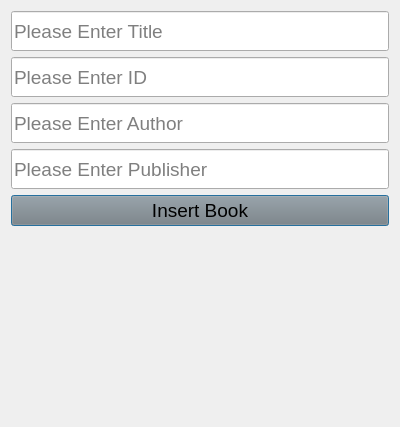
<?xml version="1.0" encoding="UTF-8"?>
<ui version="4.0">
 <class>Dialog</class>
 <widget class="QDialog" name="Dialog">
  <property name="geometry">
   <rect>
    <x>0</x>
    <y>0</y>
    <width>400</width>
    <height>427</height>
   </rect>
  </property>
  <property name="windowTitle">
   <string>Dialog</string>
  </property>
  <layout class="QVBoxLayout" name="verticalLayout">
   <item>
    <widget class="QLineEdit" name="lineEdit_title">
     <property name="maximumSize">
      <size>
       <width>16777215</width>
       <height>40</height>
      </size>
     </property>
     <property name="font">
      <font>
       <pointsize>14</pointsize>
      </font>
     </property>
     <property name="placeholderText">
      <string>Please Enter Title</string>
     </property>
    </widget>
   </item>
   <item>
    <widget class="QLineEdit" name="lineEdit_ID">
     <property name="maximumSize">
      <size>
       <width>16777215</width>
       <height>40</height>
      </size>
     </property>
     <property name="font">
      <font>
       <pointsize>14</pointsize>
      </font>
     </property>
     <property name="placeholderText">
      <string>Please Enter ID</string>
     </property>
    </widget>
   </item>
   <item>
    <widget class="QLineEdit" name="lineEdit_author">
     <property name="maximumSize">
      <size>
       <width>16777215</width>
       <height>40</height>
      </size>
     </property>
     <property name="font">
      <font>
       <pointsize>14</pointsize>
      </font>
     </property>
     <property name="placeholderText">
      <string>Please Enter Author</string>
     </property>
    </widget>
   </item>
   <item>
    <widget class="QLineEdit" name="lineEdit_publisher">
     <property name="maximumSize">
      <size>
       <width>16777215</width>
       <height>40</height>
      </size>
     </property>
     <property name="font">
      <font>
       <pointsize>14</pointsize>
      </font>
     </property>
     <property name="placeholderText">
      <string>Please Enter Publisher</string>
     </property>
    </widget>
   </item>
   <item>
    <widget class="QPushButton" name="pushButton_addBook">
     <property name="font">
      <font>
       <pointsize>14</pointsize>
      </font>
     </property>
     <property name="styleSheet">
      <string notr="true">QPushButton{

background-color:grey

}</string>
     </property>
     <property name="text">
      <string>Insert Book</string>
     </property>
    </widget>
   </item>
   <item>
    <widget class="QLabel" name="label">
     <property name="text">
      <string/>
     </property>
    </widget>
   </item>
  </layout>
 </widget>
 <resources/>
 <connections/>
</ui>
